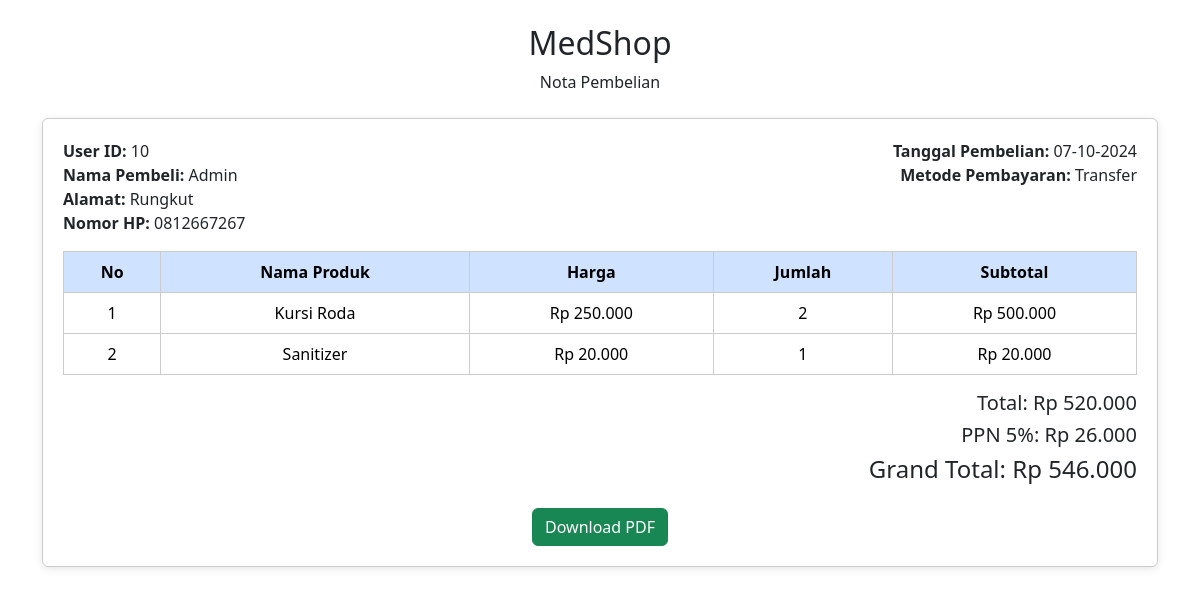
Page /nota.php?id=10 on the committed database.
### tables this page shows
CREATE TABLE `pesanan` (
  `id_pesanan` int(11) NOT NULL,
  `id_pengguna` int(11) DEFAULT NULL,
  `tanggal` varchar(50) NOT NULL,
  `total` int(11) NOT NULL,
  `status` enum('Belum disetujui','Disetujui','Ditolak') NOT NULL DEFAULT 'Belum disetujui',
  `pembayaran` enum('Transfer','COD') NOT NULL DEFAULT 'Transfer'
);

CREATE TABLE `pendaftar` (
  `id` int(11) NOT NULL,
  `username` varchar(50) NOT NULL,
  `password` varchar(255) DEFAULT NULL,
  `email` varchar(100) NOT NULL,
  `dateofbirth` date NOT NULL,
  `gender` enum('Male','Female') NOT NULL,
  `address` varchar(255) NOT NULL,
  `city` varchar(255) NOT NULL,
  `contact` varchar(30) DEFAULT NULL,
  `paypal` varchar(50) NOT NULL,
  `role` enum('admin','member') NOT NULL DEFAULT 'member'
);

CREATE TABLE `produk_pesanan` (
  `id_produk_pesanan` int(11) NOT NULL,
  `id_pesanan` int(11) DEFAULT NULL,
  `id_produk` int(11) DEFAULT NULL,
  `jumlah` int(11) DEFAULT NULL
);

CREATE TABLE `produk` (
  `id` int(11) NOT NULL,
  `id_kategori` int(11) NOT NULL,
  `nama` varchar(255) NOT NULL,
  `harga` double NOT NULL,
  `foto` varchar(255) DEFAULT NULL,
  `detail` text DEFAULT NULL,
  `stok` enum('tersedia','habis') DEFAULT 'tersedia'
);

### nota.php (the view, shortened to what this page needs)
<?php
include "koneksi.php";
$id = intval($_GET['id']);
$ambilPesanan = $conn->query("
    SELECT p.id_pesanan, p.tanggal, p.total, p.status, p.pembayaran,
           u.username AS nama_pembeli, u.address, u.contact, u.email
    FROM pesanan p
    JOIN pendaftar u ON p.id_pengguna = u.id
    WHERE p.id_pesanan = $id
")->fetch_assoc();
$queryProduk = $conn->query("
    SELECT pr.nama, pr.harga, pp.jumlah
    FROM produk_pesanan pp
    JOIN produk pr ON pp.id_produk = pr.id
    WHERE pp.id_pesanan = $id
");
$total = 0;
$produkList = [];
while ($produk = $queryProduk->fetch_assoc()) {
    $subtotal = $produk['harga'] * $produk['jumlah'];
    $produk['subtotal'] = $subtotal;
    $total += $subtotal;
    $produkList[] = $produk;
}
$ppn = $total * 0.05;
$grandTotal = $total + $ppn;
?>
<!DOCTYPE html>
<html lang="en">
<head>
<link href="bootstrap/css/bootstrap.css" rel="stylesheet">
</head>
<body>
<div class="container mt-4">
    <div class="text-center mb-4">
        <h2>MedShop</h2>
        <p>Nota Pembelian</p>
    </div>
    <div class="card">
        <div class="row mb-3">
            <div class="col-md-6">
                <strong>User ID:</strong> <?= $id ?><br>
                <strong>Nama Pembeli:</strong> <?= $ambilPesanan['nama_pembeli'] ?><br>
                <strong>Alamat:</strong> <?= $ambilPesanan['address'] ?><br>
                <strong>Nomor HP:</strong> <?= $ambilPesanan['contact'] ?><br>
            </div>
            <div class="col-md-6 text-end">
                <strong>Tanggal Pembelian:</strong> <?= $ambilPesanan['tanggal'] ?><br>
                <strong>Metode Pembayaran:</strong> <?= $ambilPesanan['pembayaran'] ?><br>
            </div>
        </div>
        <table class="table">
            <thead>
                <tr>
                    <th>No</th>
                    <th>Nama Produk</th>
                    <th>Harga</th>
                    <th>Jumlah</th>
                    <th>Subtotal</th>
                </tr>
            </thead>
            <tbody>
                <?php $no=1; foreach($produkList as $p): ?>
                <tr>
                    <td><?= $no++ ?></td>
                    <td><?= $p['nama'] ?></td>
                    <td><?= 'Rp '.number_format($p['harga'],0,',','.') ?></td>
                    <td><?= $p['jumlah'] ?></td>
                    <td><?= 'Rp '.number_format($p['subtotal'],0,',','.') ?></td>
                </tr>
                <?php endforeach; ?>
            </tbody>
        </table>
        <h5 class="text-end">Total: <?= 'Rp '.number_format($total,0,',','.') ?></h5>
        <h5 class="text-end">PPN 5%: <?= 'Rp '.number_format($ppn,0,',','.') ?></h5>
        <h4 class="text-end">Grand Total: <?= 'Rp '.number_format($grandTotal,0,',','.') ?></h4>
        <div class="text-center mt-3">
            <a href="unduhbukti.php?id=<?= $id ?>" class="btn btn-success">Download PDF</a>
        </div>
    </div>
</div>
</body>
</html>

### nota.php (style rules this page uses)
.card { border:1px solid #ccc; padding:20px; margin-top:20px; box-shadow: 0 2px 8px rgba(0,0,0,0.1); }
.table th, .table td { vertical-align: middle; border:1px solid #ccc; text-align:center; }
.table th { background-color:#cfe2ff; }
.text-end { text-align:right; }

### rows in the picture
pesanan: id_pengguna.username "Admin", id_pengguna.address "Rungkut", id_pengguna.contact "0812667267", tanggal "07-10-2024", pembayaran "Transfer"
produk_pesanan: id_produk.nama "Kursi Roda", id_produk.harga "250.000", jumlah "2", subtotal "500.000"
produk_pesanan: id_produk.nama "Sanitizer", id_produk.harga "20.000", jumlah "1"

### other values in the picture
$id "10"
$total "520.000"
$ppn "26.000"
$grandTotal "546.000"
